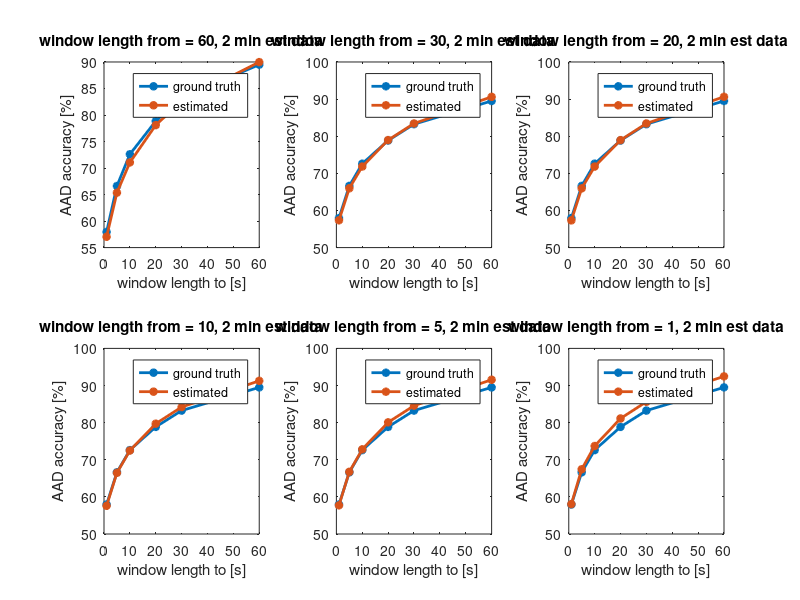
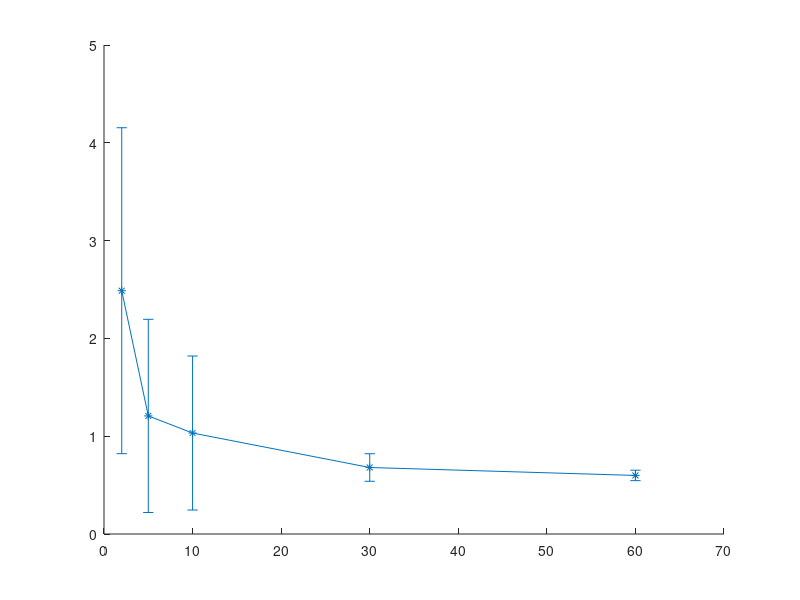

Recreate these plots in MATLAB, in order. (Note: this script raises an error after producing the figures.)
%% PREDICT PERFORMANCE CURVE FOR CORRELATION-BASED AAD ALGORITHMS

% Author: Simon Geirnaert, KU Leuven, ESAT & Dept. of Neurosciences
% Correspondence: simon.geirnaert@esat.kuleuven.be

clear; close all; clc;

%% Setup: parameters

params = struct;
params.setup = 'linearDecoder-das2016'; % 'linearDecoder-das2016' or 'VLAAI-fuglsang2018' 
params.baselineWl = [60,30,20,10,5,1]; % baseline decision window length(s) to start from 
params.amountEstimationData = [60,30,10,5,2]; % minutes of estimation data to use
params.nbRep = 10; % number of random permutations per condition/setting to use
params.CI = false; % confidence interval estimation or not
params.B = 1000; % number of bootstrap permutations
params.save = false; params.saveName = 'pick-your-own!'; % save parameters

%% Initialization
switch params.setup 
    case 'linearDecoder-das2016'
        load corrs-linearDecoder-das2016.mat; % attended correlations = 1st column, unattended = 2nd column
    case 'VLAAI-fuglsang2018'
        load corrs-vlaai-fugslang2018.mat; % attended correlations = 1st column, unattended = 2nd column
end
params.windowLengthsTo = paramsAAD.windowLengths;
params.fs = paramsAAD.fs; fs = params.fs;

accGT = acc*100; nbSubjects = size(accGT,1); nbBaseWl = length(params.baselineWl); nbWlTo = length(params.windowLengthsTo);

if params.CI
    accPred = zeros(params.nbRep,nbSubjects,length(params.amountEstimationData),nbBaseWl,nbWlTo,3);
else
    accPred = zeros(params.nbRep,nbSubjects,length(params.amountEstimationData),nbBaseWl,nbWlTo);
end

%% Loop over baseline window lengths, subjects, estimation data amount, repetitions to perform accuracy predictions and performance curve modeling
wb = waitbar(0,'Starting'); ii = 1;
for wlBaseI = 1:nbBaseWl % loop over baseline window lengths
    wlBase = params.baselineWl(wlBaseI);

    for s = 1:nbSubjects % loop over subjects
        Cbaseline = corrs{s,paramsAAD.windowLengths==params.baselineWl(wlBaseI)}; % extract labeled baseline correlations

        for edI = 1:length(params.amountEstimationData) % loop over estimation data amounts
            waitbar(ii/(nbBaseWl*nbSubjects*length(params.amountEstimationData)), wb, sprintf('Progress: %.2f %%', ii/(nbBaseWl*nbSubjects*length(params.amountEstimationData))*100)); ii = ii+1;
            
            for rep = 1:params.nbRep % loop over random repetitions

                %% pick random subset of correlations to limit estimation data
                rp = randperm(size(Cbaseline,1),round(params.amountEstimationData(edI)*60/params.baselineWl(wlBaseI)));
                Ctemp = Cbaseline(rp,:); 
                
                %% Fisher transformation and estimation of parameters on baseline window length
                rhoA = mean(Ctemp(:,1)); rhoU = mean(Ctemp(:,2));
                Z = atanh(Ctemp); muZbase = mean(Z(:,1)-Z(:,2)); stdZbase = std(Z(:,1)-Z(:,2));

                for wlToI = 1:nbWlTo % loop over target window lengths
                    wlTo = params.windowLengthsTo(wlToI);

                    %% Extrapolation of parameters
                    muZto = muZbase-(rhoA-rhoU)/(2*(wlBase*fs-1))+(rhoA-rhoU)/(2*wlTo*fs-1);
                    stdZto = sqrt(2/(wlTo*fs-1))/sqrt(2/(wlBase*fs-1))*stdZbase;

                    %% AAD accuracy prediction
                    accPred(rep,s,edI,wlBaseI,wlToI,1) = (1-cdf('Normal',0,muZto,stdZto))*100;
                
                    %% CI estimation
                    if params.CI
                        accPred(rep,s,edI,wlBaseI,wlToI,2:3) = bootci(params.B,{@(C)extrapolateAcc(C,wlBase,wlTo,fs),Ctemp},'Type','bca');
                    end
                end
            end
        end
    end
end

% save
if params.save
    save(params.saveName,'accGT','accPred','corrs','params','paramsAAD');
end
close(wb);

%% Plotting

% across window lengths for the whole dataset
figure;
A = mean(accPred(:,:,1,:,:,1),2);
for wlBaseI = 1:nbBaseWl
    subplot(floor(sqrt(nbBaseWl)),ceil(nbBaseWl/floor(sqrt(nbBaseWl))),wlBaseI);
    plot(params.windowLengthsTo,mean(accGT,1),'-*','linewidth',2);
    hold on
    plot(params.windowLengthsTo,squeeze(mean(A(:,1,1,wlBaseI,:),1)),'-*','linewidth',2)
    leg = {'ground truth'};
    xlabel('window length to [s]'); ylabel('AAD accuracy [%]'); legend('ground truth','estimated')
    title(['window length from = ',num2str(params.baselineWl(wlBaseI)),', ',num2str(params.amountEstimationData(end)),' min est data']);
end

switch params.setup
    case 'linearDecoder-das2016'
        bestWlBaseInd = find(params.baselineWl==20);
    case 'VLAAI-fuglsang2018'
        bestWlBaseInd = find(params.baselineWl==25);
end

% check best amount of estimation data
accGTf = repmat(accGT,[1,1,params.nbRep,length(params.amountEstimationData),nbBaseWl]); accGTf = permute(accGTf,[3,1,4,5,2]);
absErr = abs(mean(accGTf(:,:,:,bestWlBaseInd,:),2)-mean(accPred(:,:,:,bestWlBaseInd,:,1),2));
figure;
errorbar(params.amountEstimationData,squeeze(mean(mean(absErr,5),1)),squeeze(std(mean(absErr,5),[],1)),'-*','linewidth',2);
xlabel('amount of estimation data [min]'); ylabel('abs err AAD accuracy [pp]'); title('dataset-wide estimation')

% table params
estDatInd = find(params.amountEstimationData==30);
absErr = squeeze(abs(accGTf(:,:,estDatInd,bestWlBaseInd,:)-accPred(:,:,estDatInd,bestWlBaseInd,:,1)));
if params.CI
    withinCI = accPred(:,:,estDatInd,bestWlBaseInd,:,2) <= accGTf(:,:,estDatInd,bestWlBaseInd,:) & accPred(:,:,estDatInd,bestWlBaseInd,:,3) >= accGTf(:,:,estDatInd,bestWlBaseInd,:);
end
